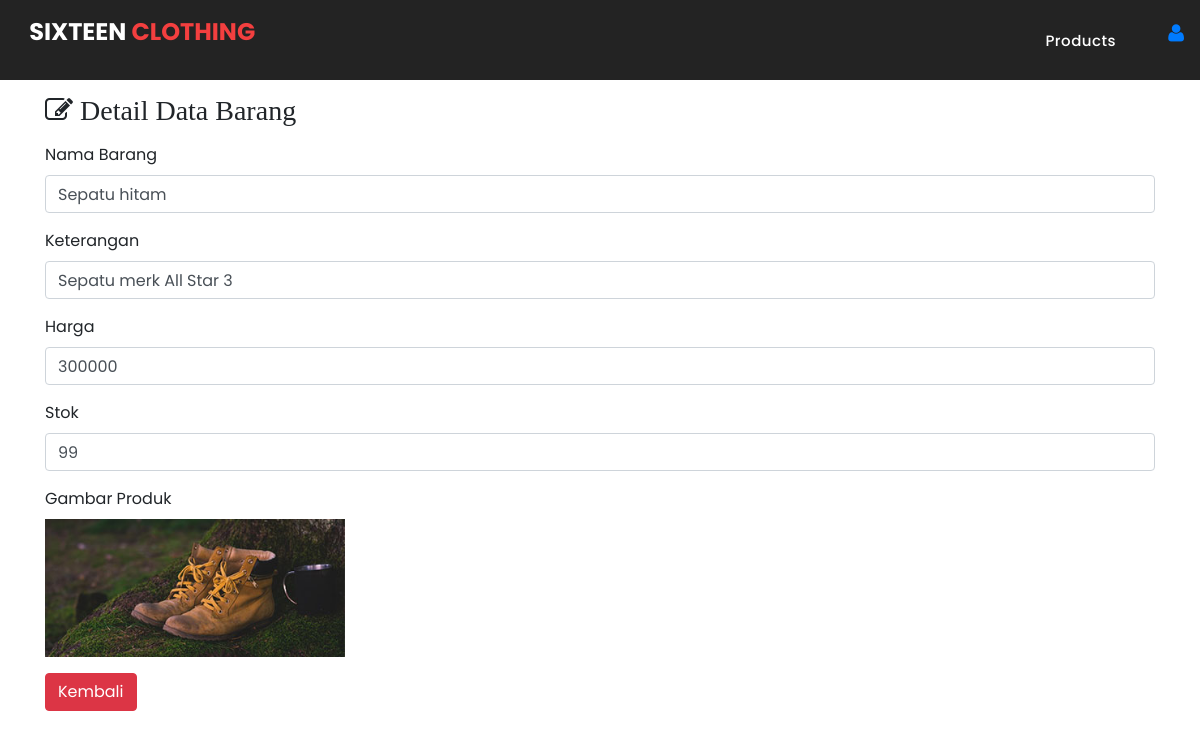
The app's page /products/detail/1 with its own data.
### tables this page shows
CREATE TABLE `tb_barang` (
  `id_brg` int(11) NOT NULL,
  `nama_brg` varchar(255) NOT NULL,
  `keterangan` varchar(255) NOT NULL,
  `harga` int(11) NOT NULL,
  `stok` int(11) NOT NULL,
  `gambar` varchar(200) NOT NULL
);

### application/controllers/Products.php (called while the page is built, shortened)
<?php
class Products extends CI_Controller {
	public function detail($id_brg)
    {
		$this->load->model('model_barang');
		$data['barang'] = $this->model_barang->detail_brg($id_brg);
        $this->load->view('shop/templates/header');
        $this->load->view('shop/detail_products', $data);
        $this->load->view('shop/templates/footer');
    }
}

### index.php (called while the page is built, shortened)
<?php
require_once BASEPATH.'core/CodeIgniter.php';

### application/models/model_barang.php (called while the page is built, shortened)
<?php
class Model_barang extends CI_Model{
    public function detail_brg($id_brg)
    {
        $result = $this->db->where('id_brg',$id_brg)->get('tb_barang');
        if($result->num_rows() > 0){
            return $result->result();
        }else {
            return false;
        }
    }
}

### application/views/shop/detail_products.php (the view, shortened to what this page needs)
<header class="">
        <nav class="navbar navbar-expand-lg">
            <div class="container">
            <a class="navbar-brand" href="#"><h2>Sixteen <em>Clothing</em></h2></a>
            <div class="collapse navbar-collapse" id="navbarResponsive">
                <ul class="navbar-nav ml-auto">
                <li class="nav-item">
                    <a class="nav-link" href="<?= base_url(); ?>products">Products</a>
                </li>
                </ul>
            </div>
            </div>
            <a class="navbar-brand" href="<?= base_url(); ?>auth"><i class="fa fa-user float-right"></i></a>
            </nav>
<div class="mt-3 container">
    <h3><i class="fa fa-edit"> Detail Data Barang</i></h3>
    <?php foreach($barang as $brg) : ?>
        <form action="<?php echo base_url().'admin/data_barang/update/'; ?>" method="post" enctype="multipart/form-data">
            <div class="form-group mt-3">
                <label>Nama Barang</label>
                <input type="text" name="nama_brg" class="form-control"
                value="<?php echo $brg->nama_brg ?>">
            </div>
            <div class="form-group">
                <label>Keterangan</label>
                <input type="text" name="keterangan" class="form-control"
                value="<?php echo $brg->keterangan ?>">
            </div>
            <div class="form-group">
                <label>Harga</label>
                <input type="text" name="harga" class="form-control"
                value="<?php echo $brg->harga ?>">
            </div>
            <div class="form-group">
                <label>Stok</label>
                <input type="text" name="stok" class="form-control"
                value="<?php echo $brg->stok ?>">
            </div>
            <div class="form-group">
                <label>Gambar Produk</label>
                <div class="row">
            <div class="col-md-4">
            <img src="<?php echo base_url().'/uploads/'.$brg->gambar ?>" width="300">
            </div>
            </div>
            </div>
            <a href="<?= base_url(); ?>products"  class="btn btn-danger">Kembali</a>
        </form>
        <?php endforeach; ?>
</div>
</header>

### assets/img/css/templatemo-sixteen.css (style rules this page uses)
body { font-family: 'Poppins', sans-serif; overflow-x: hidden; text-rendering: optimizeLegibility; -webkit-font-smoothing: antialiased; -moz-osx-font-smoothing: grayscale; }
a { text-decoration: none!important; }
ul { padding: 0; margin: 0; list-style: none; }
h1,h2,h3,h4,h5,h6 { margin: 0px; }
header { position: absolute; z-index: 99999; width: 100%; height: 80px; background-color: #232323; -webkit-transition: all 0.3s ease-in-out 0s; -moz-transition: all 0.3s ease-in-out 0s; -o-transition: all 0.3s ease-in-out 0s; transition: all 0.3s ease-in-out 0s; }
header .navbar { padding: 17px 0px; }
.navbar .navbar-brand { float: left; margin-top: -12px; outline: none; }
.navbar .navbar-brand h2 { color: #fff; text-transform: uppercase; font-size: 24px; font-weight: 700; -webkit-transition: all .3s ease 0s; -moz-transition: all .3s ease 0s; -o-transition: all .3s ease 0s; transition: all .3s ease 0s; }
.navbar .navbar-brand h2 em { font-style: normal; color: #f33f3f; }
#navbarResponsive { z-index: 999; }
.navbar-collapse { text-align: center; }
.navbar .navbar-nav .nav-item { margin: 0px 15px; }
.navbar .navbar-nav a.nav-link { text-transform: capitalize; font-size: 15px; font-weight: 500; letter-spacing: 0.5px; color: #fff; transition: all 0.5s; margin-top: 5px; }

### records on screen
tb_barang: nama_brg "Sepatu hitam", keterangan "Sepatu merk All Star 3", harga "300000", stok "99", gambar (picture)
